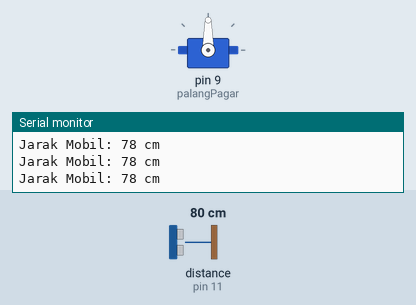
A sketch run on a simulated Arduino Uno, built with avr-gcc and run on an emulated ATmega328P. Shown: servo, the last lines printed to the serial monitor. Wiring (inferred from the names in the program): ultrasonic range finder: trigger pin 12; echo pin 11. The test bench sets the inputs (shaded band); at power-on: distance to the obstacle (sensor on pin 11) 80 cm. The echo pulse lasts 58.3 µs per cm.

Above: at 2.2 s.
2.3 s: distance to the obstacle (sensor on pin 11) set to 23 cm
3.8 s: distance to the obstacle (sensor on pin 11) set to 19 cm
At 5.0 s:
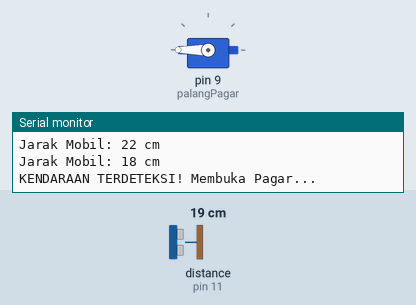
Timing chart, 0 to 11.3 s (numbered marks = the images above; inputs shaded):
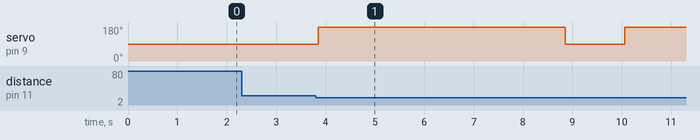

Measured:
- the behaviour switches between 22 and 21 cm on distance to the obstacle (sensor on pin 11) (found by bisection; images 0 and 1)
- after the input at 3.8 s, servo on pin 9 (palangPagar): 90° → 180° after 0.06 s, → 90° 5.0 s later, → 180° 1.2 s later

The sketch:

Servo_Ultrasonic.ino
```cpp
#include <Servo.h>

Servo palangPagar;

int trigPin = 12; // Pin Trigger Sensor
int echoPin = 11; // Pin Echo Sensor

long durasi;
int jarak;

void setup()
{
  Serial.begin(9600);

  palangPagar.attach(9); // Servo di Pin 9

  // Saat pertama dinyalakan, pagar dipastikan TUTUP (posisi horizontal)
  palangPagar.write(90);
  delay(1000);

  pinMode(trigPin, OUTPUT);
  pinMode(echoPin, INPUT);
}

void loop()
{
  // Mengukur jarak dengan Ultrasonik
  digitalWrite(trigPin, LOW);
  delayMicroseconds(2);
  digitalWrite(trigPin, HIGH);
  delayMicroseconds(10);
  digitalWrite(trigPin, LOW);

  durasi = pulseIn(echoPin, HIGH);
  jarak = durasi * 0.034 / 2;

  // Monitoring jarak di laptop
  Serial.print("Jarak Mobil: ");
  Serial.print(jarak);
  Serial.println(" cm");

  // JIKA MOBIL TERDETEKSI MENDEKAT (Jarak kurang dari 20 cm)
  if (jarak <= 20 && jarak > 0)
  {
    Serial.println("KENDARAAN TERDETEKSI! Membuka Pagar...");
    palangPagar.write(180); // Servo bergerak ke 180 (Pagar TERBUKA)

    delay(5000); // Jeda 5 detik memberi waktu mobil untuk lewat

    Serial.println("Menutup Pagar Kembali...");
    palangPagar.write(90);  // Servo kembali ke 90 (Pagar TERTUTUP)
    delay(1000);            // Jeda pengaman sebelum mendeteksi lagi
  }

  delay(200); // Stabilisator pembacaan sensor
}
```
